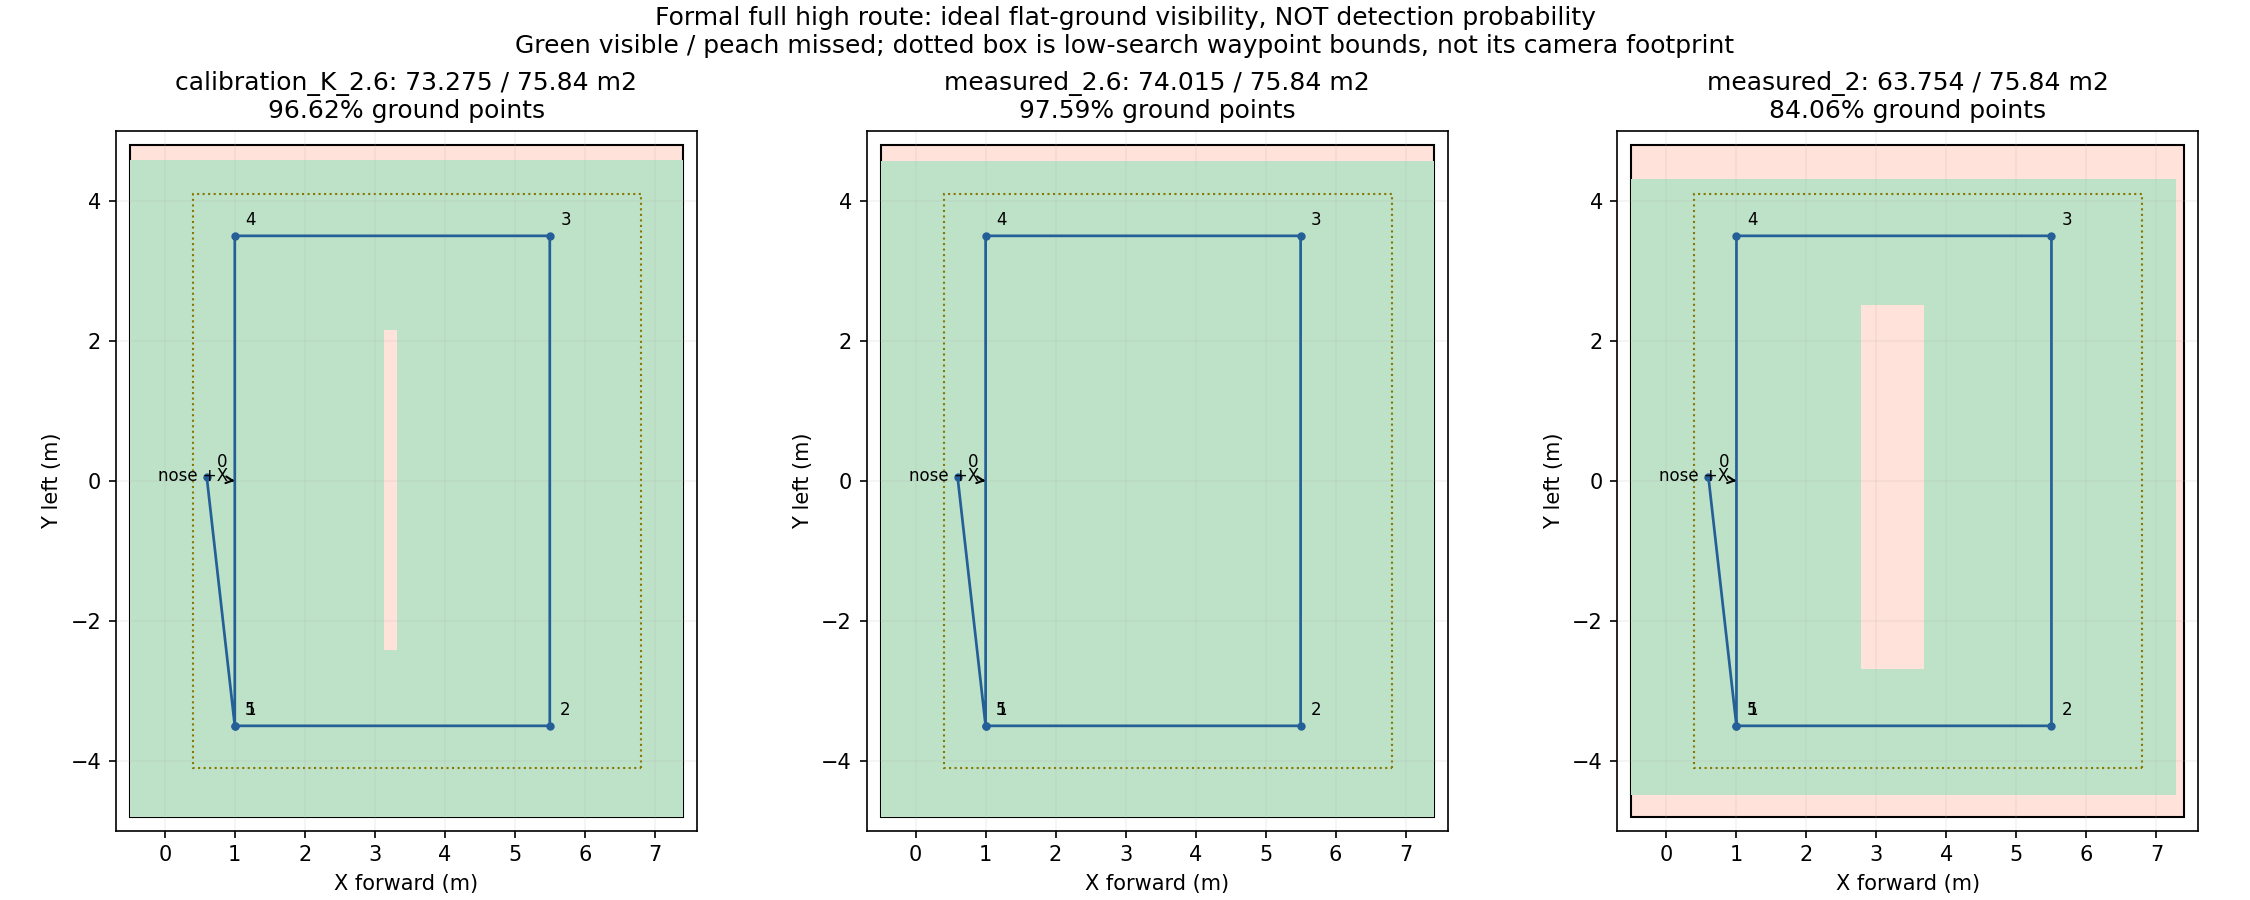

Write Python code to recreate this figure.
"""Offline geometric review of the actual formal field template; starts no nodes."""
from pathlib import Path
import json, math, sys
import numpy as np
import yaml
from shapely.geometry import box, MultiPoint
from shapely.ops import unary_union
import matplotlib
matplotlib.use('Agg')
import matplotlib.pyplot as plt
from matplotlib.patches import Polygon as Patch

ROOT = Path(__file__).resolve().parents[3]
OUT = Path(__file__).resolve().parent
sys.path.insert(0,str(ROOT/'patrol_uav_ws-patrol_planner/src/uav_mission/src'))
from uav_mission.search_policy import SearchPolicy
field = yaml.safe_load((ROOT/'deployment/competition/field.example.yaml').read_text())
rig = yaml.safe_load((ROOT/'patrol_uav_ws-patrol_planner/src/uav_mission/config/competition/known_rig.yaml').read_text())
cal = yaml.safe_load((ROOT/'vision_ws/src/camera_sdk/param/calibration_1280x720.yaml').read_text())
w,h = cal['image_width'],cal['image_height']
k=cal['camera_matrix']['data'];fx,fy,cx,cy=k[0],k[4],k[2],k[5]
offset = -(rig['body_to_imu_xyz'][2]+rig['imu_to_camera_xyz'][2])
route = np.array([field['staging_xy']]+field['survey_xy'],float)
def rectangle(bounds):
    a,b,c,d=bounds
    return box(a,c,b,d)
regions={key:rectangle(field[key]) for key in ('flight_bounds','target_bounds','coverage_bounds')}
def footprint(agl,model='measured',centered=False,margin=0):
    lens=agl-offset
    length,width=(3.6*lens/(2-offset),1.8*lens/(2-offset)) if model=='measured' else (w*lens/fx,h*lens/fy)
    u,v=(.5,.5) if centered else (cx/w,cy/h)
    a,b=-(1-u)*length+margin,u*length-margin
    c,d=-v*width+margin,(1-v)*width-margin
    assert a<b and c<d
    return np.array([[a,c],[b,c],[b,d],[a,d]]),[length,width]
def sweep(fp,path):
    return unary_union([MultiPoint(np.vstack((fp+a,fp+b))).convex_hull for a,b in zip(path[:-1],path[1:])])
def area_stats(shape):
    return {key:dict(area_m2=region.area,covered_m2=shape.intersection(region).area,
                    coverage_percent=100*shape.intersection(region).area/region.area,
                    uncovered_m2=region.difference(shape).area)
            for key,region in regions.items()}
cases=[];shapes={}
for model,agl,centered in [('calibration_K',2.6,False),('measured',2.6,False),('measured',2.6,True),('measured',2.,False),('measured',3.,False)]:
    fp,size=footprint(agl,model,centered)
    shape=sweep(fp,route)
    full=sweep(footprint(agl,model,centered,margin=.5)[0],route)
    eligible=regions['target_bounds'].buffer(-.5,join_style=2)
    name=f'{model}_{agl:g}'+('_centered' if centered else '')
    row=dict(name=name,fc_agl_m=agl,lens_agl_m=agl-offset,footprint_m=size,
             single_frame_area_m2=size[0]*size[1],unclipped_sweep_m2=shape.area,
             footprint_offsets_m=fp.tolist(),regions=area_stats(shape),
             full_1m_circle_eligible_center_area_m2=eligible.area,
             full_1m_circle_covered_center_area_m2=full.intersection(eligible).area,
             full_1m_circle_center_percent=100*full.intersection(eligible).area/eligible.area,
             prefixes=[dict(survey_waypoints=n,**area_stats(sweep(fp,route[:n+1]))['target_bounds']) for n in range(1,len(route))])
    cases.append(row);shapes[name]=shape
measure_fp,measure_size=footprint(2.)
_,cal_size=footprint(2.,'calibration_K')
bx0,bx1,by0,by1=field['coverage_bounds']
low_policy=SearchPolicy(bx0,bx1,by0,by1,field['lane_spacing'],field['low_agl'])
low_route=np.array([[p.x,p.y] for p in low_policy.waypoints])
low_shape=sweep(footprint(field['low_agl'])[0],low_route)
result=dict(source='formal field.example.yaml, cb19c20f; horizontal straight complete route, fixed yaw=0',
    assumption='flat ground; no occlusion, tracking error, tilt or distortion; measured span keeps calibrated principal-point proportions',
    no_ros_nodes=True,fc_to_lens_vertical_m=offset,route=route.tolist(),
    route_length_m=float(np.linalg.norm(np.diff(route,axis=0),axis=1).sum()),
    bounds={key:field[key] for key in regions},
    measured_at_2m=dict(footprint_m=measure_size,single_frame_area_m2=6.48,
        symmetric_fov_degrees=[2*math.degrees(math.atan(x/(2*(2-offset)))) for x in measure_size]),
    calibration_at_2m=dict(footprint_m=cal_size,measured_relative_span_change_percent=[100*(m/c-1) for m,c in zip(measure_size,cal_size)],
        fov_degrees=[math.degrees(math.atan(cx/fx)+math.atan((w-cx)/fx)),math.degrees(math.atan(cy/fy)+math.atan((h-cy)/fy))]),
    cases=cases,
    full_low_fallback=dict(waypoints=len(low_route),route_length_m=float(np.linalg.norm(np.diff(low_route,axis=0),axis=1).sum()),
        footprint_m=footprint(field['low_agl'])[1],regions=area_stats(low_shape),
        high_and_full_low_union=area_stats(shapes['measured_2.6'].union(low_shape)),
        note='Hypothetical full fallback only; excludes transition to first low point; runtime may stop or reorder earlier'))
(OUT/'coverage.json').write_text(json.dumps(result,indent=2)+'\n')
def draw_geometry(ax,g,**kwargs):
    if g.is_empty:return
    for p in ([g] if g.geom_type=='Polygon' else g.geoms):
        ax.add_patch(Patch(np.array(p.exterior.coords),**kwargs))
        for interior in p.interiors:
            ax.add_patch(Patch(np.array(interior.coords),facecolor='#ffe2d9',edgecolor='none'))
fig,axs=plt.subplots(1,3,figsize=(15,6),constrained_layout=True)
for ax,name in zip(axs,('calibration_K_2.6','measured_2.6','measured_2')):
    row=next(x for x in cases if x['name']==name)
    target=regions['target_bounds']
    draw_geometry(ax,target,facecolor='#ffe2d9',edgecolor='black',linewidth=1.)
    draw_geometry(ax,shapes[name].intersection(target),facecolor='#bde2c8',edgecolor='none')
    draw_geometry(ax,regions['coverage_bounds'],facecolor='none',edgecolor='#887700',linestyle=':')
    ax.plot(route[:,0],route[:,1],'o-',color='#245f98',markersize=3,linewidth=1.3)
    for i,p in enumerate(route):ax.annotate(str(i),p,xytext=(5,5),textcoords='offset points',fontsize=8)
    ax.annotate('nose +X',xy=(1.,0.),xytext=(-.1,0.),arrowprops={'arrowstyle':'->'},fontsize=8)
    stats=row['regions']['target_bounds']
    ax.set(title=f'{name}: {stats["covered_m2"]:.3f} / {target.area:.2f} m2\n{stats["coverage_percent"]:.2f}% ground points',xlabel='X forward (m)',ylabel='Y left (m)',aspect='equal',xlim=(-.7,7.6),ylim=(-5.,5.))
    ax.grid(alpha=.15)
fig.suptitle('Formal full high route: ideal flat-ground visibility, NOT detection probability\nGreen visible / peach missed; dotted box is low-search waypoint bounds, not its camera footprint')
fig.savefig(OUT/'coverage.png',dpi=150);plt.close(fig)
print(json.dumps(result,indent=2))
